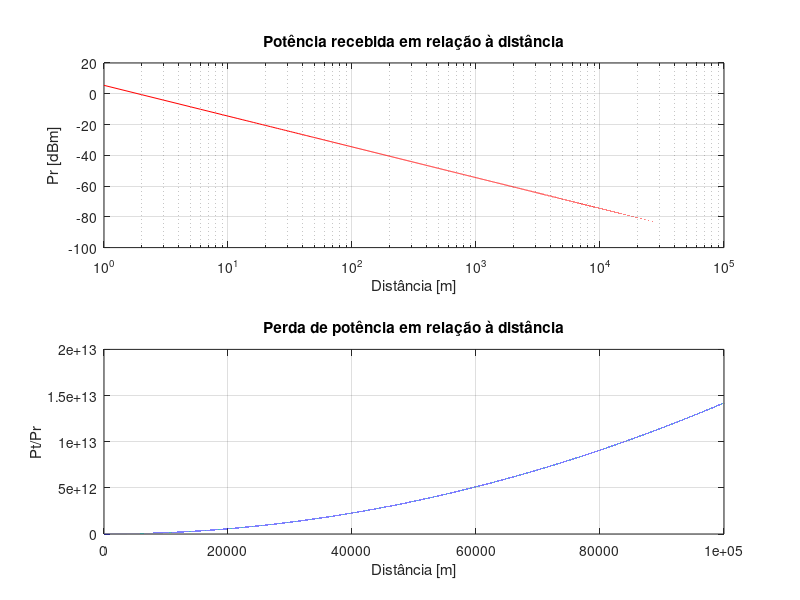

The MATLAB source for this figure:
clc
clear all


Pt = 50;
Gt = 1;
Gr = 1;
c = 3e8;
fc = 900e6;
La = c/fc;
d = [0:1:100000];
L = 1;

Pr = (Pt*Gt*Gr*La^2)./(((4*3.14)^2).*(d.^2)*L);

PrdB = 10*log10(Pr/0.01);

figure(1);
subplot(2,1,1);
semilogx(d, PrdB, 'r');
title('Potência recebida em relação à distância');
grid on;


ylabel('Pr [dBm]');
xlabel('Distância [m]');

% Erro: Perda em relação à distância

ErrP = Pt./Pr;

subplot(2,1,2);
plot(d, ErrP);
grid on;
title('Perda de potência em relação à distância');
xlabel('Distância [m]');
ylabel('Pt/Pr');